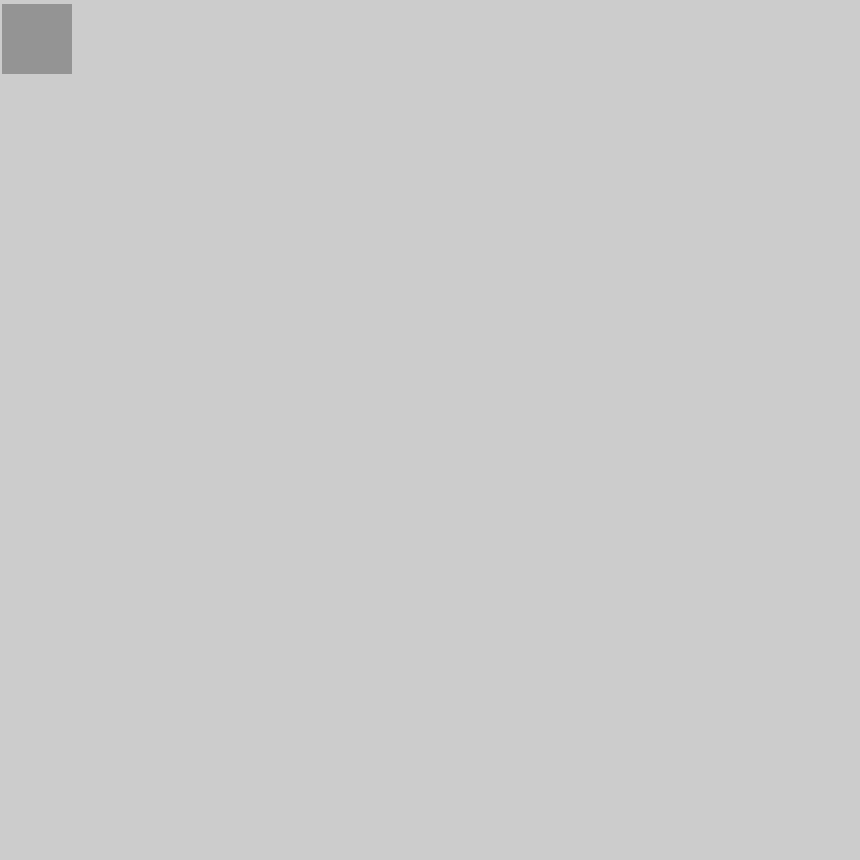
Frame 1 (no input)
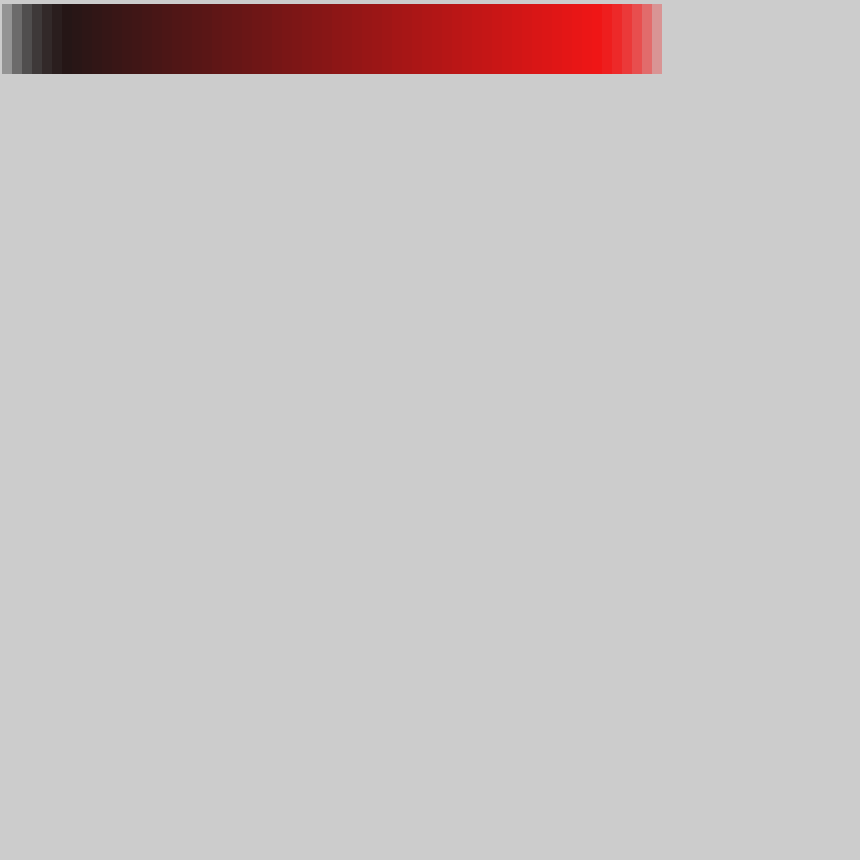
Frame 60 (the mouse pressed at the canvas centre just before this capture)
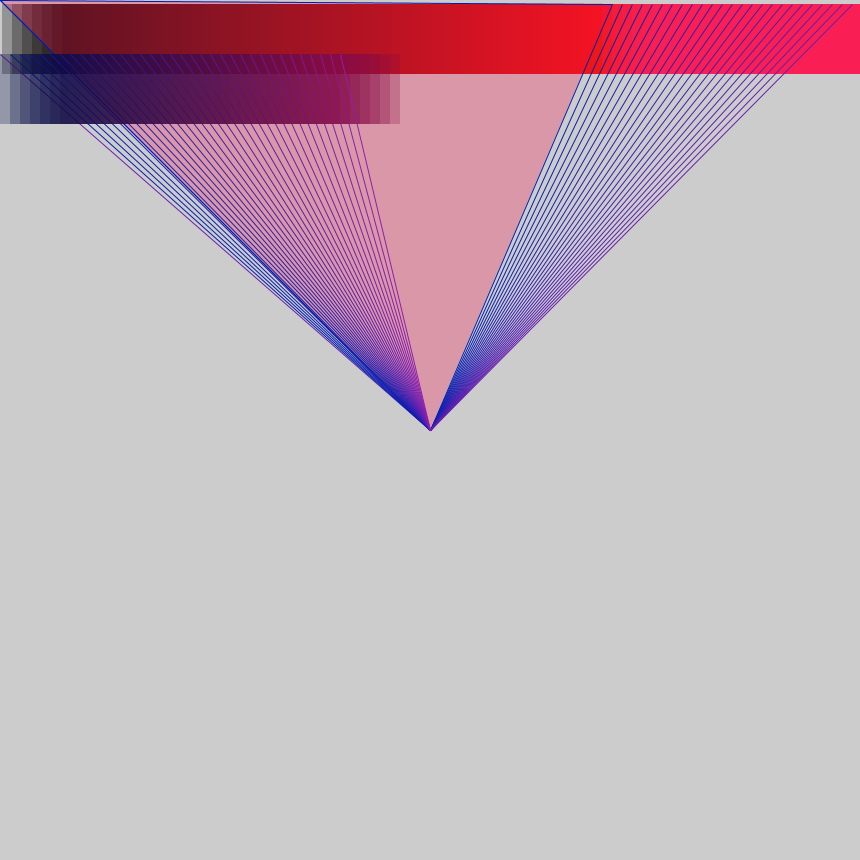
Frame 120 (the mouse held since frame 60 and released just before this capture)

The Processing sketch that drew these frames (run headless with seeded random() and noise(); from frame 60 on, the mouse is pressed at the canvas centre):

// Processing sketch: processing_109318
// ── processing_109318.pde

int imgIndex;
float posX;
float posY;
 
void setup() {
  size(860, 860);
  posX = 2;
  posY = 4;
  
}
 
void draw() {
   
  float c;
  c=map(posX,0,600,0,255);
  fill((c)%400, (mouseX)%60, mouseX%90,70);
 
  noStroke();
  rect(posX, posY, 70  , 70);
  posX=posX+10;
  if (posX>width+1) {
    posX=0;
    posY=posY+50;
  }
 
  if (posY>height+1) {
    posY=0;
  }
  stroke((c)%255, (mouseX)%400, (mouseY)%255, mouseY%600);
  line(pmouseX, pmouseY, mouseX, mouseY);
  triangle(pmouseX, pmouseY, mouseX, mouseY, posX, posY);
}
 
void mouseReleased() {
 
  save("captura"+imgIndex+".jpg");
  imgIndex++;
}
